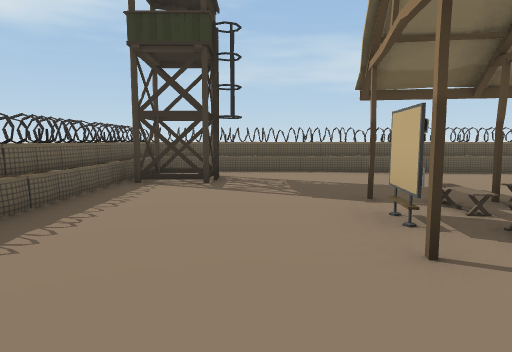
[1] (above)

24 first-person views from a walk through a scene from a Unity 3-D project. The camera is 1.5 m above the floor, tilts 6° down and sees 75° across. Doors are open. The floor is counted in squares, 2 m on a side. Each view is taken from the middle of a square. On the plan, view 1 faces up. The plan holds only what a view shows up to about 11 squares ahead; the rest is blank. The place goes on beyond the plan. The player is left out. Some surface patterns are stand-ins.

[2]
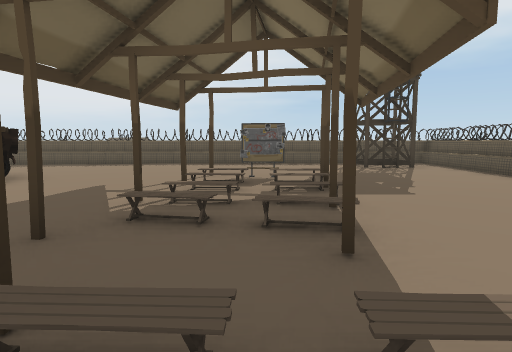

[3]
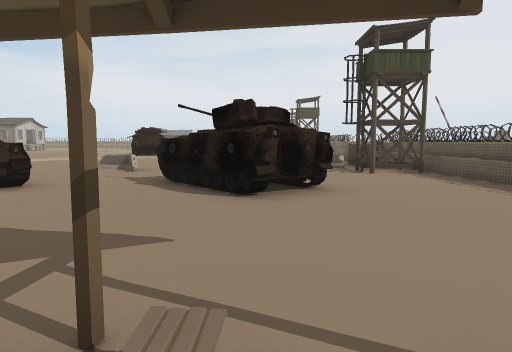

[4]
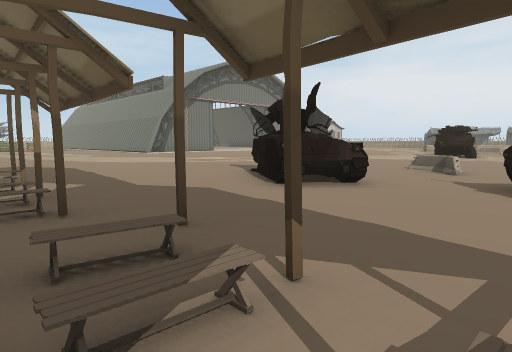

[5]
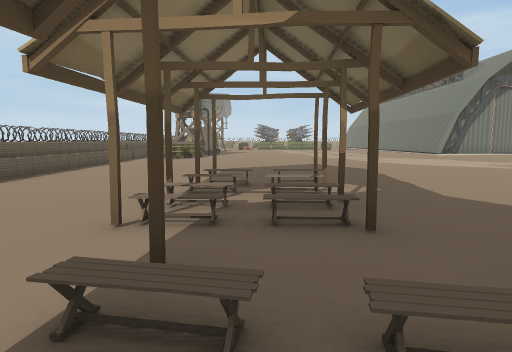

[6]
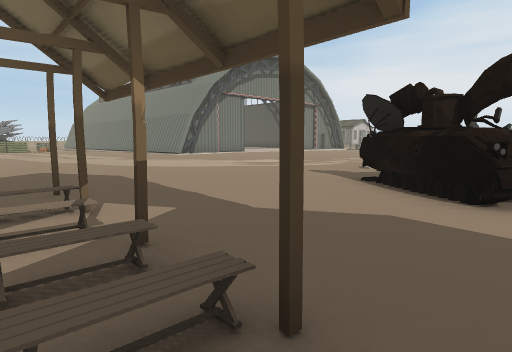

[7]
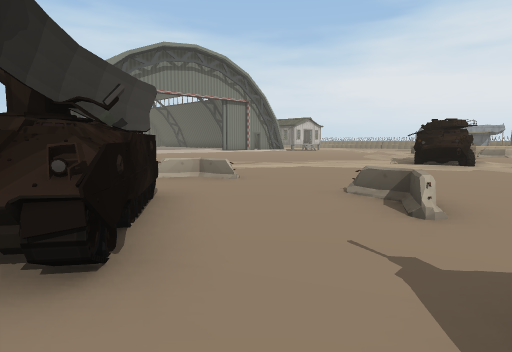

[8]
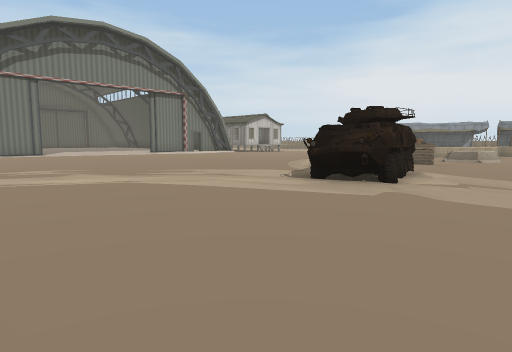

[9]
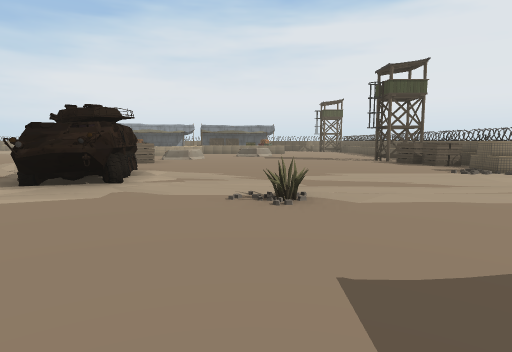

[10]
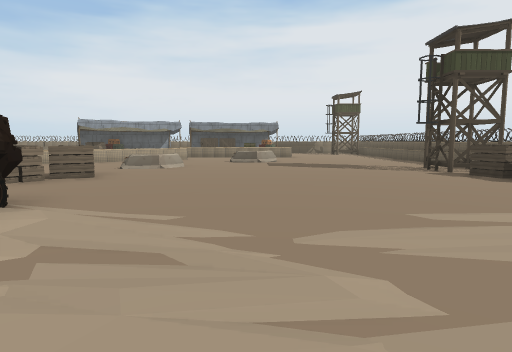

[11]
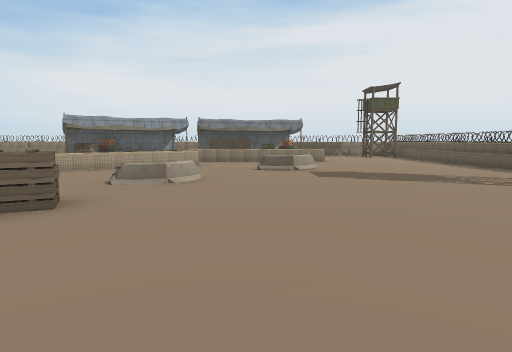

[12]
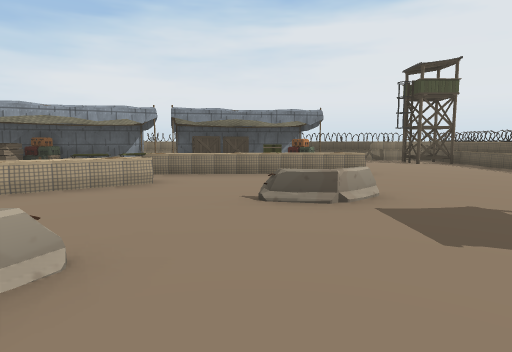

[13]
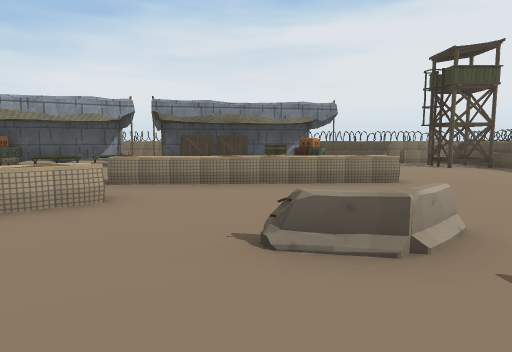

[14]
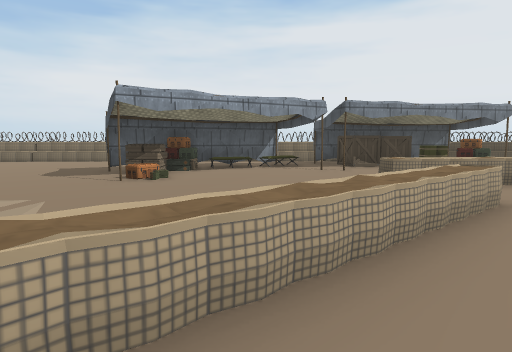

[15]
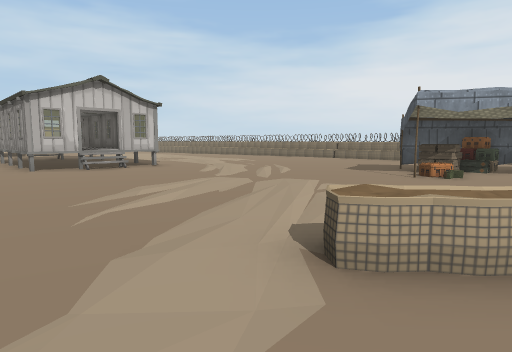

[16]
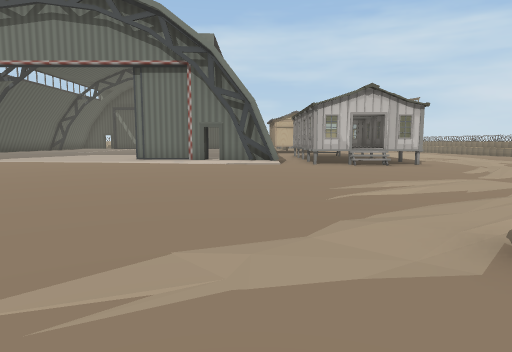

[17]
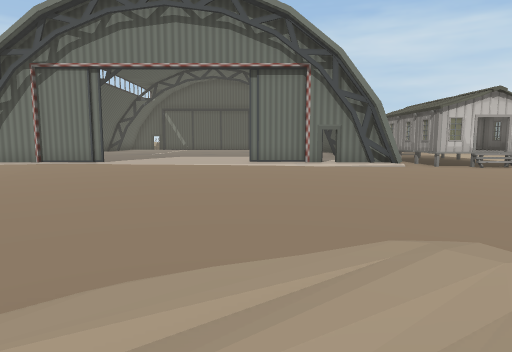

[18]
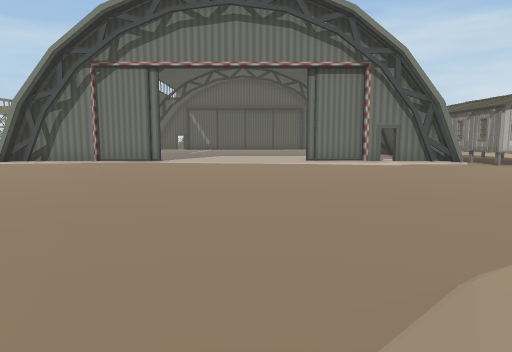

[19]
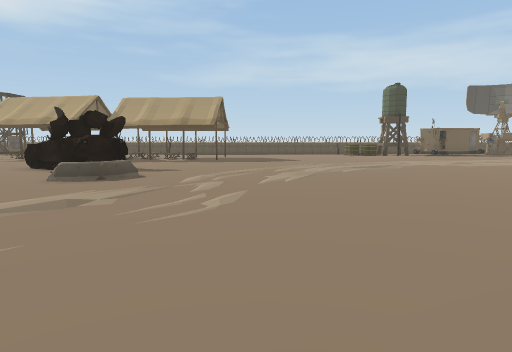

[20]
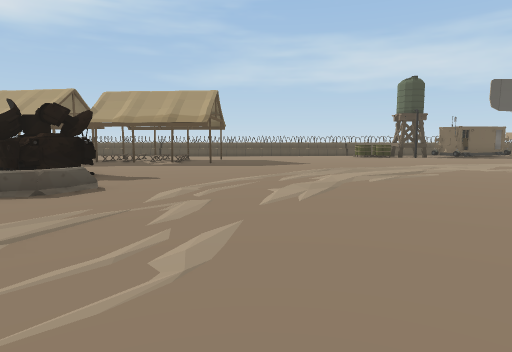

[21]
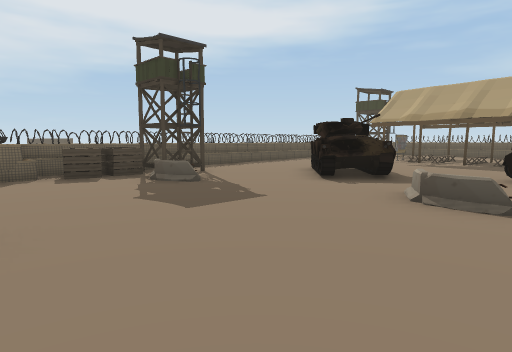

[22]
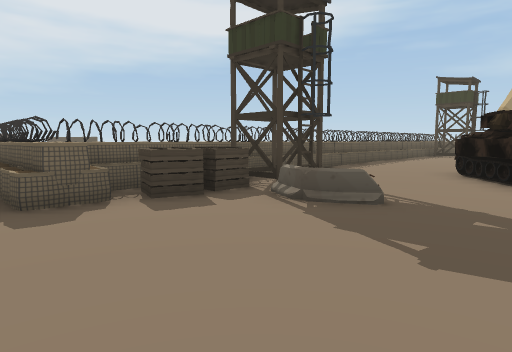

[23]
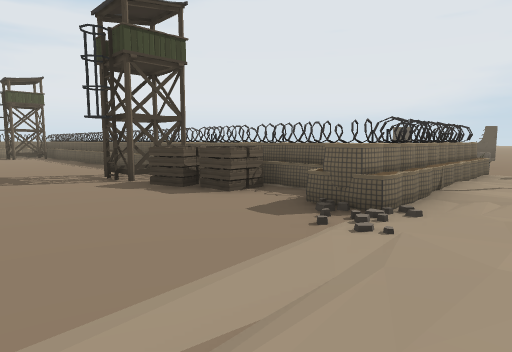

[24]
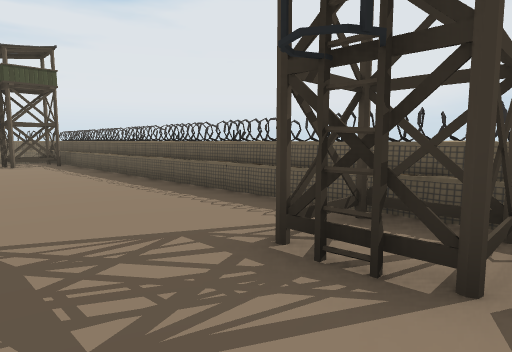

### Floor plan
Key: @ floor where view 1 was taken; # wall or solid block; x gap in a wall; . main floor; : floor 0.25 m higher than the main floor; - floor 0.25 m lower than the main floor; / step, stairs or slope; D open door; = window, fence, low wall or low ledge; ^ raised ledge; B barrier; E bed; C crate; O other object.
Columns run from 5 left of view 1 to 20 right of it. Each row starts with its distance up from view 1.
  8   O.........   ---...
  7   ###.......  ---....
  6   ###.........--....
  5   #..................
  4   #....#/#//#/.......
  3   #...O////.///......
  2   #.../////./#/#......
  1   #........#.............
  0   #..@....................
 -1   #.......................
 -2   #...##...^##....../:....
 -3   #....##..^###......:....
 -4   #....##....#......::....
 -5   #................/.....
 -6   #x#-....BB..BB.........#
 -7   #^^BB.................::
 -8   #^^.................::::
 -9   #............//....:::::
-10 OO#^........../.....::::::
-11     .........::....:::::::
-12      ......##:....::::::::
-13    ........##............:
-14 .:........./# ...........:
-15 OO#^........#  :.........:
-16   #...........::.........:
-17   #^=........^ ::......../
-18   #.^........^  .........D
-19   #......................D
-20   #x#.......B............#
-21   #........B..............
-22   #.............^........#
-23   #-.....B.....^=.......DD
-24   #---..BB...^^=........DD
-25   #----.....^^  .........#
-26   #-----.....  ...........
-27   #-----^^^^^.............
-28   #-----^........C#.......
-29   O-----    ......O...
-30   O----     .#..EO#....
-31   O##-  O#  C.E### ....
-32   O##-   ##C##.x..  ...

Where each view was taken, in squares from view 1:
view 1: 0 up, 0 right, facing up
view 2: 3 up, 8 right, facing left
view 3: 3 up, 2 right, facing down
view 4: 3 up, 3 right, facing down-right
view 5: 3 up, 4 right, facing right
view 6: 3 up, 6 right, facing down-right
view 7: 2 down, 4 right, facing down-right
view 8: 7 down, 4 right, facing down-right
view 9: 7 down, 4 right, facing down
view 10: 11 down, 4 right, facing down
view 11: 14 down, 5 right, facing down
view 12: 19 down, 5 right, facing down
view 13: 21 down, 5 right, facing down
view 14: 21 down, 10 right, facing down
view 15: 20 down, 10 right, facing down-right
view 16: 20 down, 9 right, facing right
view 17: 16 down, 9 right, facing right
view 18: 14 down, 9 right, facing right
view 19: 13 down, 13 right, facing up
view 20: 11 down, 13 right, facing up
view 21: 11 down, 7 right, facing up-left
view 22: 11 down, 3 right, facing up-left
view 23: 13 down, 2 right, facing down-left
view 24: 19 down, 1 right, facing down-left
